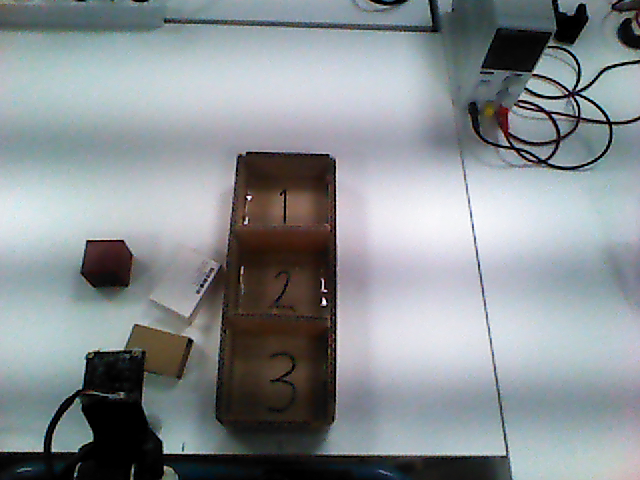
#> input picture tests/data/classify_20261028/desk_rgb.png, 640 x 480 px
$ python -i box_target.py   (imports and definitions only)
#> lines starting #> are read from the running program, lines starting #| are printed output that depends on the picture; after the words box and inside, x2 and y2 are one past the last pixel; in counts of white or black regions, pixels touching at a corner belong together
#> further down, picture is the input picture: shape (480, 640, 3); mean B, G, R 146.4, 143.1, 136.8
"""HOME 카메라 이미지에서 빨간 상자를 찾아 로봇 base 좌표 집기 목표를 계산한다.

하드웨어 접근 없음. 기존 수동 절차(상자 윗면 폴리곤 선택 → 카메라 광선과 평면
교점 → 성공한 집기 위치로 보정한 오프셋)를 자동화한 것이며, 정확도는 그 절차와
같다(카메라 교차검증 약 11 mm). 물리 검증된 값이 아니라 후보 계산이다.
"""
import json
import math
from pathlib import Path

import cv2
import numpy as np
from robot.robot_frame import BARE_TABLE_PLANE_Z, BASE_TABLE_PLANE_Z

# 상자 색: 색상이 0 근처(어두운 빨강)이고 채도가 높다. 골판지 트레이(H≈10)는 제외.
RED_LOW = ((0, 90, 20), (4, 255, 255))
RED_HIGH = ((170, 90, 20), (179, 255, 255))
MIN_AREA_PX = 800
MAX_AREA_PX = 6000
# 두 장면의 수동 윗면 폴리곤에서 구한 윗면 중심 위치(검출 bbox 대비 비율).
TOP_CENTER_X_FRACTION = 0.46
TOP_CENTER_Y_FRACTION = 0.26
# [1 line that did not run here, left out]


class BoxNotFound(ValueError):
    pass


def red_candidates(bgr, hue_max=None, hue_min_high=None, sat_min=None):
    """hue_max: 빨강 색상(OpenCV 0~179)의 위쪽 끝(기본 RED_LOW의 4). 조명에 따라 정육면체 색이 5~6으로 치우치면(2026-10-26 Pi 보정 p2: 중앙값 6)
    기본값으로는 못 찾는다. 더 넓히면 빨간 전선·트레이가 섞이므로 필요한 곳에서만 쓴다(보정 스크립트 6)."""
    hsv = cv2.cvtColor(bgr, cv2.COLOR_BGR2HSV)
#> hsv: shape (480, 640, 3); mean H, S, V 86.2, 38.8, 150.5
    low = RED_LOW if hue_max is None else (RED_LOW[0], (hue_max, *RED_LOW[1][1:]))
    high = RED_HIGH
    # 조명이 바뀌면 정육면체 색상이 170 밑으로(169, 마젠타 쪽) 채도가 90 밑으로 치우친다(2026-10-29 Pi 재보정 q2: 색상 169, 채도 74).
    # 보정 스크립트처럼 화면에 상자 하나만 있는 곳에서만 hue_min_high·sat_min으로 넓힌다. 기본값은 그대로다.
    if hue_min_high is not None:
        high = ((hue_min_high, high[0][1], high[0][2]), high[1])
    if sat_min is not None:
        low = ((low[0][0], sat_min, low[0][2]), low[1])
        high = ((high[0][0], sat_min, high[0][2]), high[1])
    mask = cv2.inRange(hsv, *low) | cv2.inRange(hsv, *high)
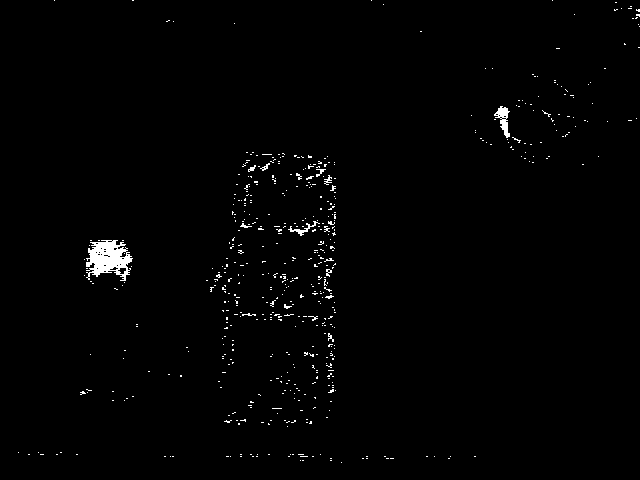
#> mask: shape (480, 640); 1.1% white; 544 white regions (529 under 20 px), largest, box (x1, y1, x2, y2) and area: (86, 240, 133, 281) 1158, (494, 106, 510, 138) 231, (288, 221, 320, 236) 106
    mask = cv2.morphologyEx(mask, cv2.MORPH_OPEN, np.ones((3, 3), np.uint8))
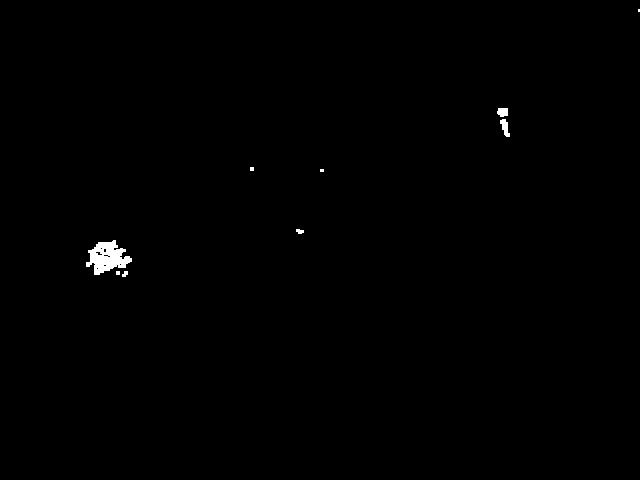
#> mask: shape (480, 640); 0.39% white; 9 white regions (4 under 20 px), largest, box (x1, y1, x2, y2) and area: (86, 240, 132, 275) 907, (500, 119, 510, 137) 101, (497, 108, 508, 117) 85, (296, 229, 304, 234) 30, (122, 271, 128, 277) 26
    mask = cv2.morphologyEx(mask, cv2.MORPH_CLOSE, np.ones((5, 5), np.uint8))
#> mask: shape (480, 640); 0.44% white; 6 white regions (3 under 20 px), largest, box (x1, y1, x2, y2) and area: (86, 240, 132, 277) 1074, (497, 108, 510, 137) 202, (296, 229, 304, 234) 30
    count, _, stats, _ = cv2.connectedComponentsWithStats(mask)
#> count = 7; stats = [[0, 0, 640, 480, 305860], [638, 9, 2, 3, 6], [497, 108, 13, 29, 202], [250, 167, 4, 4, 16], [320, 169, 4, 3, 12], [296, 229, 8, 5, 30], [86, 240, 46, 37, 1074]]
    found = [(tuple(int(v) for v in stats[i][:4]), int(stats[i][4]))
             for i in range(1, count) if stats[i][4] >= MIN_AREA_PX]
#> found = [((86, 240, 46, 37), 1074)]
    return sorted(found, key=lambda item: -item[1])


# [15 lines left out: function detect_box, not called in this run]


class BoxLocator:
    # [37 lines left out: functions __init__, camera_plane_xy, locate, annotate, not called in this run]

>>> import cv2
>>> picture = cv2.imread('../../tests/data/classify_20261028/desk_rgb.png')
>>> result = red_candidates(picture)
#> result = [((86, 240, 46, 37), 1074)]
